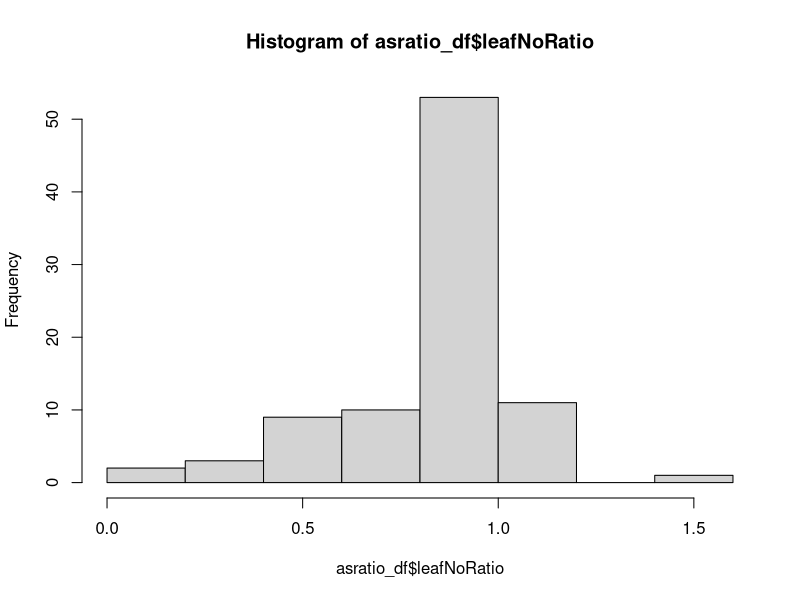

This chart was generated by the following R code: (Note: this script raises an error after producing the figure.)
# ******************************************************************************

###                     Rex and Sof's Salinity Workshop                      ###

# ******************************************************************************

# ******************************************************************************

# Salinity Data Analysis ----------------

# ******************************************************************************

# first, we're going to clear the data from our global environment, so we have a 
# fresh start

rm(list = ls())


# Let's import our data

# the folder we are working in is called our "working directory". It is good 
# convention to keep everything you're working on in this folder. You can check 
# you're using the correct working directory by using 
getwd()
# if the working directory isn't the folder you want to use, you can use 
# setwd("xxxx enter filepath here xxx") # to set your working directory. 
# your data should be saved in your working directory folder. You can then easily
# access this data:

all_data <- na.omit(data.frame(read.csv("salinitydata2023.csv")))  
# read.csv will import the data from our working directory
head(all_data) 
# note that we now have all_data in our global environment, which is ##### observations 
# of #### variables
# the name of our species column is a little weird, so lets sort that out:
names(all_data)[1] <- 'species'
# and we can check that everything looks right
str(all_data)
summary(all_data)

# To standardise our results, we have calculated each variable as 
# a ratio of the mean of the control. 
# We are going to analyse the response variables leaf_no_ratio, shoot_height_ratio, 
# root_length_ratio, fw_shoot_root_ratio, dw_shoot_root_ratio, shoot_moisture, and root_moisture.


# Before we get into it, let's make sure our data is formatted so that we can work 
# with it easily. This can be tedious, but saves time in the long run

# Let's assign all of the variables we're going to use to their own object. 

species <- all_data$species
saltConc <- as.character(all_data$salt_conc) 
# this would automatically be numerical, we want it to be character, because we're 
# using it as a categorical variable.
leafNoRatio <- all_data$leaf_no_ratio
shootHtRatio <- all_data$shoot_height_ratio
rootLnRatio <- all_data$root_length_ratio
fwShootRoot <- all_data$fw_shoot_root_ratio
dwShootRoot <- all_data$dw_shoot_root_ratio
shootMoist <- all_data$shoot_moisture
rootMoist <- all_data$root_moisture
totMoist <- all_data$total_moisture

# While we do this, we're going to exclude the controls for the "leaf number-", 
# "shoot height-" and "root length (ratio to control mean)" variables. We're going 
# to combine them into dataframes with the species and salt concentration
# because we want to make sure we have the same number of observations for each of these variables.

asratio_df1 <- cbind.data.frame(species, saltConc, leafNoRatio, shootHtRatio, rootLnRatio)
asratio_df <- asratio_df1[asratio_df1$saltConc>0,] 
# this will ensure that all salt concentrations in this dataframe are greater than 0
                             
# we can get the summary for any of these variables and see the datatypes, etc
summary(asratio_df)
str(asratio_df)
# and we can check how many replicates we have for each treatment
table(asratio_df$species, asratio_df$saltConc)

# and we'll just make a dataframe of the rest of the variables, because it makes 
# plotting easier down the track:
alldata_df <- cbind.data.frame(species, saltConc, fwShootRoot, dwShootRoot, 
                               shootMoist, rootMoist, totMoist)

# Next, we need to perform some assumption testing. This is like checking in the 
# pantry to see what ingredients you have. If you have eggs, flour, milk, and sugar, 
# you can make a cake. If you have eggs, milk, bacon and cheese
# you can make an omelette. We want to do a two-way ANOVA, but we need to check 
# that we have all of the ingredients, first. 
# The assumptions (ingredients) of an ANOVA are:
#     > normally distributed data
#     > homogeneity of variances
#     > data are independent (we know our data are independent because the plants 
# were grown in their own pots, and don't influence each other either way.)


# Leaf Number as a Ratio of Control Mean ----------------------------------

# first, we're going to analyse the plant's leaf number as a ratio to the mean control in 
# response to salinity level.

# Let's check our assumptions:

### Assumption 1: data are normally distributed
# The central limit theorem tells us that When we have a sample size large enough 
# (n > 30), the sampling distribution will be normal, regardless of the distribution 
# of the data. However, it's good practice to report your assumption testing in 
# your statistical methods section. 
# We are going to use the Shapiro-Wilk method to test normality. 
# the null hypothesis is that sample distribution is normal. If the test is significant, 
# the distribution is non-normal. 
# If our p-value is > 0.05, we can assume that our data is normally distributed.

# We just extract the column needed from our relevant dataset, and we can do this 
# within the shapiro.test function
shapiro.test(asratio_df$leafNoRatio)

# we can visually assess distribution using histograms 
hist(asratio_df$leafNoRatio)


# if we compare the results from our normality tests with our histograms, we can 
# see whether our data are normally distributed.

# Sometimes, to bring our data closer to normality, we can remove some outliers. 
# We need to explore this visually using boxplots, for both our species and our salt concentration. 

# we're going to use the package 'ggpubr' to make some plots to visualise our group differences. This first needs
#installing like so:

install.packages("ggpubr")
library(ggpubr)
library(dplyr)

#plot leaf number as ratio to control mean by groups "salt concentration"
# colour box plot by second group "species"

ggboxplot(asratio_df, x = "saltConc", y = "leafNoRatio", color = "species")

# In this case, we can see that there are some outliers present. Generally, outliers
# are classed as numbers outside of 1.5 * the interquartile range. 
# we are going to remove these outliers. Make sure to give justification for this removal in your methods section.

# first, we work out what our first and third quartiles are for our data:
quartiles <- quantile(asratio_df$leafNoRatio, probs=c(.25, .75), na.rm = FALSE) 
# and determine the interquartile range (IQR)
IQR <- IQR(asratio_df$leafNoRatio)

# Then we find our lower and upper limits:
Lower <- quartiles[1] - 1.5*IQR
Upper <- quartiles[2] + 1.5*IQR 

# and reassign any data above the lower threshold and below the upper threshold to a new dataframe, 
# which we will use for the analysis.
leafNoRatio_noOutliers <- filter(asratio_df, leafNoRatio > Lower & leafNoRatio < Upper )

# let's check how many replicates we have for each, now

table(leafNoRatio_noOutliers$species, leafNoRatio_noOutliers$saltConc)

# After relevant outliers are removed, we can then re-test for normality using our Shapiro-Wilk tests.
shapiro.test(leafNoRatio_noOutliers$leafNoRatio)

# we still have a significant p-value, but let's check out our histogram:
hist(leafNoRatio_noOutliers$leafNoRatio)

ggboxplot(leafNoRatio_noOutliers, x = "saltConc", y = "leafNoRatio", color = "species")

# looks pretty good. Let's proceed.

### Assumption 2: variances are homogeneous

# the Levene's test for Homogeneity of Variance (in the 'car' package) will tell us if our variances are homogeneous - 
# that is, that all population variances are equal. A p - value < 0.05 will suggest that variances are significantly 
# different and that this assumption has been violated
# install.packages("car")
library(car) # access the car package

leveneTest(leafNoRatio ~ species*saltConc, data = leafNoRatio_noOutliers)

### two-way ANOVA

# now that we have the ingredients, let's bake our lovely ANOVA cake!
# the null hypotheses for a two-way ANOVA are:
#       > there is no difference in the means of factor A
#       > there is no difference in the means of factor B
#       > there is no interaction between factor A and B. 
# if the p-value for our ANOVA is >0.05, we reject the null, and find that there 
# is a significant difference or interaction.

leafno.aov <- aov(leafNoRatio ~ species * saltConc, data = leafNoRatio_noOutliers)
summary(leafno.aov)

 # we can generate some summary statistics for our response data, depending on our two factors:
require("dplyr")
group_by(leafNoRatio_noOutliers, species, saltConc) %>%
  summarise(count = n(),mean = mean(leafNoRatio, na.rm = TRUE),
            sd = sd(leafNoRatio, na.rm = TRUE))

# the ANOVA tells us that there are differences group means, but we don't know 
# which pairs of groups are different. We can use a Tukey multiple pairwise comparisons 
# test to see where these differences lie. Since we only have two species, 
# only need to do this for our salt concentrations:

TukeyHSD(leafno.aov, which = "saltConc")
# when interpreting the output, diff: difference between means of the two groups, 
# lwr & upr: the lower and the upper end point of the confidence interval at 95%, 
# p adj: p-value after adjustment for the multiple comparisons.


### let's graph it!

# To visualise our data (and for our report), we need to generate a means plot.
# we are going to plot our response variable by groups "saltConc", and use the colours to show the species.
# we add error bars using mean_se
# we can explore the options for our plot using the help for ggline, 
# have a play and see what you think shows your results the best!
?ggline


ggline(leafNoRatio_noOutliers, x = "saltConc", y = "leafNoRatio", color = "species",
       add = c("mean_se"),
       xlab = "salt concentration (g/L)",
       ylab = "number of leaves (ratio to control mean)",
       legend = "right")

# once we're happy with our plot, we click "export" and save it in our working folder.


# Congratulations! You've now gone through ALL code you will need to use for this prac!
# The next analyses use exactly the same functions as for the leafNoRatio variable. The
#code will now have fewer and fewer comments as you get more used to repeating the same
#analyses.

# Root length as a Ratio of Control Mean ----------------------------------

# Let's check our assumptions:

### Assumption 1: data are normally distributed
# let's do a shapiro-wilk test of normality on our rootLnRatio variable
shapiro.test(asratio_df$rootLnRatio)

# If the Sig. value of the Shapiro-Wilk Test is greater than 0.05, the data is normal. 
# If it is below 0.05, the data significantly deviate from a normal distribution.

# we can visually assess distribution using histograms 
hist(asratio_df$rootLnRatio)

# if we compare the results from our normality tests with our histograms, we can 
# see whether our data are normally distributed.

# Sometimes, to bring our data closer to normality, we can remove some outliers. 
# We need to explore this visually using boxplots, for both our species and our salt concentration. 

# plot root length as a ratio to control mean by groups "salt concentration"
# colour box plot by second group "species"

ggboxplot(asratio_df, x = "saltConc", y = "rootLnRatio", color = "species")

# We can then make note of where outliers occur, and remove them from our data set if we 
# have a valid reason to do so.

# In this case, we can see that there are some outliers present. Generally, outliers
# are classed as numbers outside of 1.5 * the interquartile range. 
# we are going to remove these outliers. Make sure to give justification for this removal in your methods section.

# first, we work out what our first and third quartiles are for our data:
quartiles <- quantile(asratio_df$rootLnRatio, probs=c(.25, .75), na.rm = FALSE) 
# and determine the interquartile range (IQR)
IQR <- IQR(asratio_df$rootLnRatio)

# Then we find our lower and upper limits:
Lower <- quartiles[1] - 1.5*IQR
Upper <- quartiles[2] + 1.5*IQR 

# and reassign any data above the lower threshold and below the upper threshold to a new dataframe, 
# which we will use for the analysis.
rootLnRatio_noOutliers <- filter(asratio_df, rootLnRatio > Lower & rootLnRatio < Upper )

# After relevant outliers are removed, we can then re-test for normality using our Shapiro-Wilk tests.
shapiro.test(rootLnRatio_noOutliers$rootLnRatio)

# And double check using a histogram:
# we can visually assess distribution using histograms 
hist(rootLnRatio_noOutliers$rootLnRatio)

# and have another look at our new boxplots:
ggboxplot(rootLnRatio_noOutliers, x = "saltConc", y = "rootLnRatio", color = "species")

table(rootLnRatio_noOutliers$species, rootLnRatio_noOutliers$saltConc)

### Assumption 2: variances are homogeneous

# Let's do our levene's test

leveneTest(rootLnRatio ~ species*saltConc, data =rootLnRatio_noOutliers)

# and we're good to go!

### two-way ANOVA

rootLn.aov <- aov(rootLnRatio ~ species * saltConc, data = rootLnRatio_noOutliers)
summary(rootLn.aov)


# we can generate some summary statistics for our response data, depending on our two factors:

group_by(rootLnRatio_noOutliers, species, saltConc) %>%
  summarise(count = n(),mean = mean(rootLnRatio, na.rm = TRUE),
            sd = sd(rootLnRatio, na.rm = TRUE))

# Tukey's HSD will tell is where the differences between groups are

TukeyHSD(rootLn.aov, which = "saltConc")


### let's graph it!

ggline(rootLnRatio_noOutliers, x = "saltConc", y = "rootLnRatio", color = "species",
       add = c("mean_se"),
       xlab = "salt concentration (g/L)",
       ylab = "root length (ratio to control mean)",
       legend = "right")

# don't forget to export your plot

# Shoot height as a Ratio of Control Mean ----------------------------------

# Let's check our assumptions:

### Assumption 1: data are normally distributed
# let's do a shapiro-wilk test of normality on our rootLnRatio variable
shapiro.test(asratio_df$shootHtRatio)

# If the Sig. value of the Shapiro-Wilk Test is greater than 0.05, the data is normal. 
# If it is below 0.05, the data significantly deviate from a normal distribution.

# we can visually assess distribution using histograms 
hist(asratio_df$shootHtRatio)

# hmm, there's quite a bit of skew there. Let's look a little closer using boxplots:

ggboxplot(asratio_df, x = "saltConc", y = "shootHtRatio", color = "species")

# and remove our outliers:

quartiles <- quantile(asratio_df$shootHtRatio, probs=c(.25, .75), na.rm = FALSE) 
IQR <- IQR(asratio_df$shootHtRatio)

Lower <- quartiles[1] - 1.5*IQR
Upper <- quartiles[2] + 1.5*IQR 

shootHtRatio_noOutliers <- filter(asratio_df, shootHtRatio > Lower & shootHtRatio < Upper )

# now we check again:
shapiro.test(shootHtRatio_noOutliers$shootHtRatio)
hist(shootHtRatio_noOutliers$shootHtRatio)
ggboxplot(shootHtRatio_noOutliers, x = "saltConc", y = "shootHtRatio", color = "species")

table(shootHtRatio_noOutliers$species, shootHtRatio_noOutliers$saltConc)

# we still have some skew, and our shapiro-wilk test tells us that our data is not normal.
# however, since ANOVA are robust to deviations from normality, we will proceed and check 
# our next assumption:

### Assumption 2: variances are homogeneous
# Let's do our levene's test
leveneTest(shootHtRatio ~ species*saltConc, data =shootHtRatio_noOutliers)

# and we're good to go!

### two-way ANOVA

shootHt.aov <- aov(shootHtRatio ~ species * saltConc, data = shootHtRatio_noOutliers)
summary(shootHt.aov)

# summary statistics:
group_by(shootHtRatio_noOutliers, species, saltConc) %>%
  summarise(count = n(),mean = mean(shootHtRatio, na.rm = TRUE),
            sd = sd(shootHtRatio, na.rm = TRUE))

# Tukey's HSD will tell is where the differences between groups are

TukeyHSD(shootHt.aov, which = "saltConc")


### let's graph it!

ggline(shootHtRatio_noOutliers, x = "saltConc", y = "shootHtRatio", color = "species",
       add = c("mean_se"),
       xlab = "salt concentration (g/L)",
       ylab = "shoot height (ratio to control mean)",
       legend = "right")

# don't forget to export your plot

### from here, you can either use your newfound knowledge to analyse the remaining five
### variables (this will put you in the running for an HD) or open and run the file 
### "workshop1_salinitycont.R" to work through our code.
### good luck!
